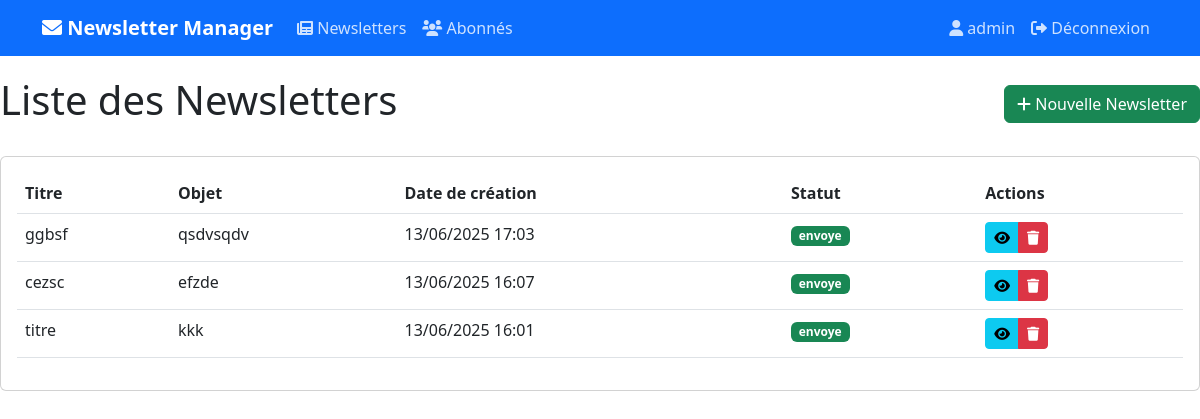
Screenshot of /newsletters/ (signed in) with the database file from the repository.
### newsletters/models.py (models this page shows, shortened)
class Newsletter(models.Model):
    titre = models.CharField(max_length=200)
    objet = models.CharField(max_length=200)
    contenu_html = models.TextField()
    contenu_text = models.TextField(blank=True)
    date_creation = models.DateTimeField(auto_now_add=True)
    date_envoi = models.DateTimeField(null=True, blank=True)
    date_envoi_planifie = models.DateTimeField(null=True, blank=True)
    statut = models.CharField(
        max_length=20,
        choices=[
            ('brouillon', 'Brouillon'),
            ('planifie', 'Planifié'),
            ('en_cours', 'En cours d\'envoi'),
            ('envoye', 'Envoyé'),
            ('envoye_partiel', 'Envoyé partiellement'),
            ('erreur', 'Erreur')
        ],
        default='brouillon'
    )
    police = models.CharField(max_length=50, default='Arial')
    couleur_texte = models.CharField(max_length=7, default='#000000')
    ajouter_signature = models.BooleanField(default=False)
    ajouter_social = models.BooleanField(default=False)
    destinataires_cc = models.TextField(blank=True, null=True)
    destinataires_cci = models.TextField(blank=True, null=True)
    class Meta:
        ordering = ['-date_creation']
        verbose_name = 'Newsletter'
        verbose_name_plural = 'Newsletters'

### newsletters/views.py (the view)
# urls.py: path('', RedirectView.as_view(pattern_name='newsletter_list'), name='home'),
@login_required
def newsletter_list(request):
    newsletters = Newsletter.objects.all().order_by('-date_creation')
    return render(request, 'newsletters/newsletter_list.html', {
        'newsletters': newsletters
    })

### newsletters/templates/newsletters/newsletter_list.html (shortened to what this page needs)
{% extends 'newsletters/base.html' %}
{% block content %}
<div class="d-flex justify-content-between align-items-center mb-4">
    <h1>Liste des Newsletters</h1>
    <a href="{% url 'newsletter_create' %}" class="btn btn-success">
        <i class="fas fa-plus"></i> Nouvelle Newsletter
    </a>
</div>
<div class="card">
    <div class="card-body">
        <div class="table-responsive">
            <table class="table table-hover">
                <thead>
                    <tr>
                        <th>Titre</th>
                        <th>Objet</th>
                        <th>Date de création</th>
                        <th>Statut</th>
                        <th>Actions</th>
                    </tr>
                </thead>
                <tbody>
                    {% for newsletter in newsletters %}
                    <tr>
                        <td>{{ newsletter.titre }}</td>
                        <td>{{ newsletter.objet }}</td>
                        <td>{{ newsletter.date_creation|date:"d/m/Y H:i" }}</td>
                        <td>
                            <span class="badge {% if newsletter.statut == 'envoye' %}bg-success
                                             {% elif newsletter.statut == 'planifie' %}bg-warning
                                             {% else %}bg-secondary{% endif %}">
                                {{ newsletter.statut }}
                            </span>
                        </td>
                        <td>
                            <div class="btn-group">
                                <a href="{% url 'newsletter_detail' newsletter.pk %}" class="btn btn-sm btn-info">
                                    <i class="fas fa-eye"></i>
                                </a>
                                <button type="button" class="btn btn-sm btn-danger"
                                        data-bs-toggle="modal"
                                        data-bs-target="#deleteModal{{ newsletter.id }}">
                                    <i class="fas fa-trash"></i>
                                </button>
                            </div>
                        </td>
                    </tr>
                    {% empty %}
                    <tr>
                        <td colspan="5" class="text-center">Aucune newsletter trouvée</td>
                    </tr>
                    {% endfor %}
                </tbody>
            </table>
        </div>
    </div>
</div>
{% endblock %}

### newsletters/templates/newsletters/base.html (shortened to what this page needs)
{% load static %}
<!DOCTYPE html>
<html lang="fr">
<head>
    <link href="https://cdn.jsdelivr.net/npm/bootstrap@5.3.0/dist/css/bootstrap.min.css" rel="stylesheet">
    <link href="https://cdnjs.cloudflare.com/ajax/libs/font-awesome/6.0.0/css/all.min.css" rel="stylesheet">
</head>
<body>
    <nav class="navbar navbar-expand-lg navbar-dark bg-primary">
        <div class="container">
            <a class="navbar-brand" href="{% url 'newsletter_list' %}">
                <i class="fas fa-envelope"></i> Newsletter Manager
            </a>
            <div class="collapse navbar-collapse" id="navbarNav">
                <ul class="navbar-nav me-auto">
                    <li class="nav-item">
                        <a class="nav-link" href="{% url 'newsletter_list' %}">
                            <i class="fas fa-newspaper"></i> Newsletters
                        </a>
                    </li>
                    <li class="nav-item">
                        <a class="nav-link" href="{% url 'subscriber_list' %}">
                            <i class="fas fa-users"></i> Abonnés
                        </a>
                    </li>
                </ul>
                {% if user.is_authenticated %}
                <ul class="navbar-nav">
                    <li class="nav-item">
                        <span class="nav-link">
                            <i class="fas fa-user"></i> {{ user.username }}
                        </span>
                    </li>
                    <li class="nav-item">
                        <a class="nav-link" href="{% url 'logout' %}">
                            <i class="fas fa-sign-out-alt"></i> Déconnexion
                        </a>
                    </li>
                </ul>
                {% endif %}
            </div>
        </div>
    </nav>
    <div class="content-wrapper">
        {% block content %}{% endblock %}
    </div>
</body>
</html>

### newsletters/templates/newsletters/base.html (style rules this page uses)
.navbar-brand { font-weight: bold; }
.nav-link { color: rgba(255,255,255,.8) !important; }
.content-wrapper { min-height: calc(100vh - 56px); padding: 20px 0; }

### rows the page displays
Newsletter: titre "ggbsf", objet "qsdvsqdv", date_creation "13/06/2025 17:03", statut "envoye"
Newsletter: titre "cezsc", objet "efzde", date_creation "13/06/2025 16:07", statut "envoye"
Newsletter: titre "titre", objet "kkk", date_creation "13/06/2025 16:01", statut "envoye"

### other values shown
{{ user.username }} "admin"
